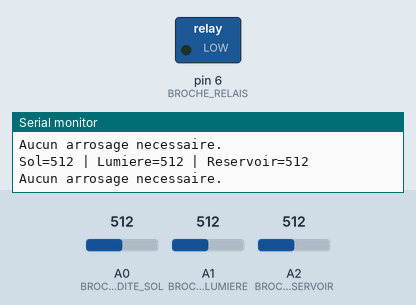
A sketch run on a simulated Arduino Uno, built with avr-gcc and run on an emulated ATmega328P. Shown: switched loads named in the sketch (green lamp = pin HIGH), the last lines printed to the serial monitor. Inputs (shaded band) come from the test bench; at power-on: A0 (BROCHE_HUMIDITE_SOL) = 512, A2 (BROCHE_RESERVOIR) = 512, A1 (BROCHE_LUMIERE) = 512.

Above: at 5.8 s.
5.9 s: A0 (BROCHE_HUMIDITE_SOL) set to 462
11.9 s: A0 (BROCHE_HUMIDITE_SOL) set to 442
At 16.3 s:
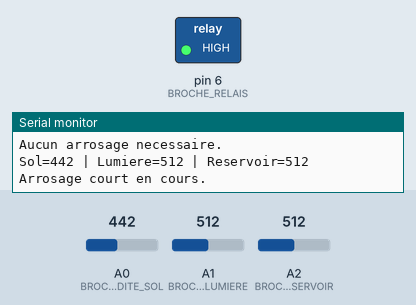
22.7 s: A2 (BROCHE_RESERVOIR) set to 290
At 24.4 s:
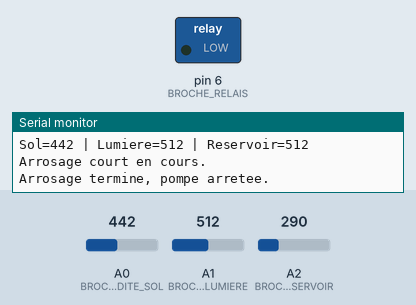
30.5 s: A2 (BROCHE_RESERVOIR) set to 311
At 34.6 s:
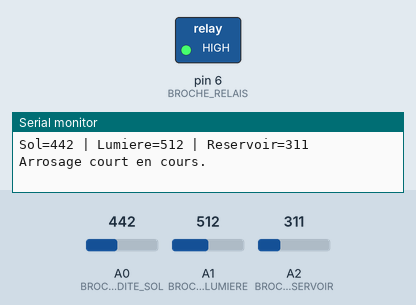
41.3 s: A2 (BROCHE_RESERVOIR) set to 122
Timing chart, 0 to 44.5 s (numbered marks = the images above; inputs shaded):
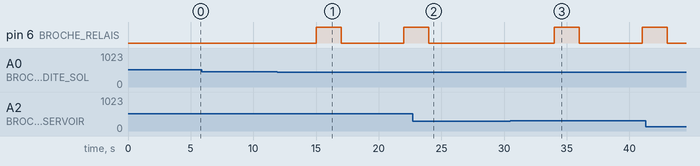

The sketch:

03_jardin_automatique.ino
```cpp
// Déclare la broche analogique du capteur d'humidité du sol Grove.
const int BROCHE_HUMIDITE_SOL = A0;

// Déclare la broche analogique du capteur de luminosité Grove.
const int BROCHE_LUMIERE = A1;

// Déclare la broche analogique du capteur de niveau d'eau Grove.
const int BROCHE_RESERVOIR = A2;

// Déclare la broche numérique du relais Grove.
const int BROCHE_RELAIS = 6;

// Définit le seuil brut en dessous duquel le sol est considéré comme sec.
const int SEUIL_SOL_SEC = 450;

// Définit le seuil brut au-dessus duquel le réservoir est considéré comme suffisant.
const int SEUIL_RESERVOIR_OK = 300;

// Définit le seuil brut permettant d'éviter un arrosage sous une lumière trop forte.
const int SEUIL_LUMIERE_MAX = 750;

// Définit la durée maximale d'un cycle d'arrosage en millisecondes.
const unsigned long DUREE_ARROSAGE_MS = 2000;

// Définit la durée minimale entre deux décisions en millisecondes.
const unsigned long PERIODE_MESURE_MS = 5000;

// Déclare la variable de mesure de l'humidité du sol.
int humiditeSol = 0;

// Déclare la variable de mesure de la luminosité.
int luminosite = 0;

// Déclare la variable de mesure du réservoir.
int niveauReservoir = 0;

// La fonction setup s'exécute une seule fois au démarrage.
void setup() {
  // Démarre la communication série pour le diagnostic.
  Serial.begin(115200);

  // Configure la broche du relais comme une sortie.
  pinMode(BROCHE_RELAIS, OUTPUT);

  // Coupe la pompe au démarrage pour garantir un état sûr.
  digitalWrite(BROCHE_RELAIS, LOW);
}

// La fonction loop s'exécute continuellement.
void loop() {
  // Lit le capteur d'humidité du sol.
  humiditeSol = analogRead(BROCHE_HUMIDITE_SOL);

  // Lit le capteur de luminosité.
  luminosite = analogRead(BROCHE_LUMIERE);

  // Lit le capteur de niveau du réservoir.
  niveauReservoir = analogRead(BROCHE_RESERVOIR);

  // Affiche la mesure du sol.
  Serial.print("Sol=");

  // Affiche la valeur du sol.
  Serial.print(humiditeSol);

  // Affiche le séparateur de luminosité.
  Serial.print(" | Lumiere=");

  // Affiche la luminosité.
  Serial.print(luminosite);

  // Affiche le séparateur du réservoir.
  Serial.print(" | Reservoir=");

  // Affiche le niveau du réservoir et termine la ligne.
  Serial.println(niveauReservoir);

  // Vérifie en priorité si le réservoir est insuffisant.
  if (niveauReservoir <= SEUIL_RESERVOIR_OK) {
    // Coupe immédiatement la pompe pour éviter la marche à vide.
    digitalWrite(BROCHE_RELAIS, LOW);

    // Affiche une alerte de sécurité.
    Serial.println("ALERTE : reservoir insuffisant, pompe interdite.");
  }
  // Vérifie si toutes les conditions d'arrosage sont satisfaites.
  else if (humiditeSol < SEUIL_SOL_SEC && luminosite < SEUIL_LUMIERE_MAX) {
    // Active la pompe à travers le relais.
    digitalWrite(BROCHE_RELAIS, HIGH);

    // Informe l'utilisateur du début de l'arrosage.
    Serial.println("Arrosage court en cours.");

    // Maintient l'arrosage pendant la durée maximale autorisée.
    delay(DUREE_ARROSAGE_MS);

    // Coupe la pompe après le cycle court.
    digitalWrite(BROCHE_RELAIS, LOW);

    // Confirme l'arrêt de la pompe.
    Serial.println("Arrosage termine, pompe arretee.");
  }
  // Traite le cas où l'arrosage n'est pas nécessaire.
  else {
    // Maintient la pompe à l'arrêt.
    digitalWrite(BROCHE_RELAIS, LOW);

    // Explique que les conditions ne sont pas réunies.
    Serial.println("Aucun arrosage necessaire.");
  }

  // Attend avant de réaliser une nouvelle décision.
  delay(PERIODE_MESURE_MS);
}
```

Measured:
- the behaviour switches between 450 and 449 on A0 (BROCHE_HUMIDITE_SOL) (found by bisection; images 0 and 1)
- the behaviour switches between 300 and 301 on A2 (BROCHE_RESERVOIR) (found by bisection; images 2 and 3)
- after the input at 11.9 s, pin 6 (BROCHE_RELAIS): LOW → HIGH after 3.1 s, → LOW 2.0 s later, → HIGH 5.0 s later
- after the input at 22.7 s, pin 6 (BROCHE_RELAIS): goes on until 24.0 s, then stays LOW
- after the input at 30.5 s, pin 6 (BROCHE_RELAIS): LOW → HIGH after 3.5 s, → LOW 2.0 s later, → HIGH 5.0 s later
